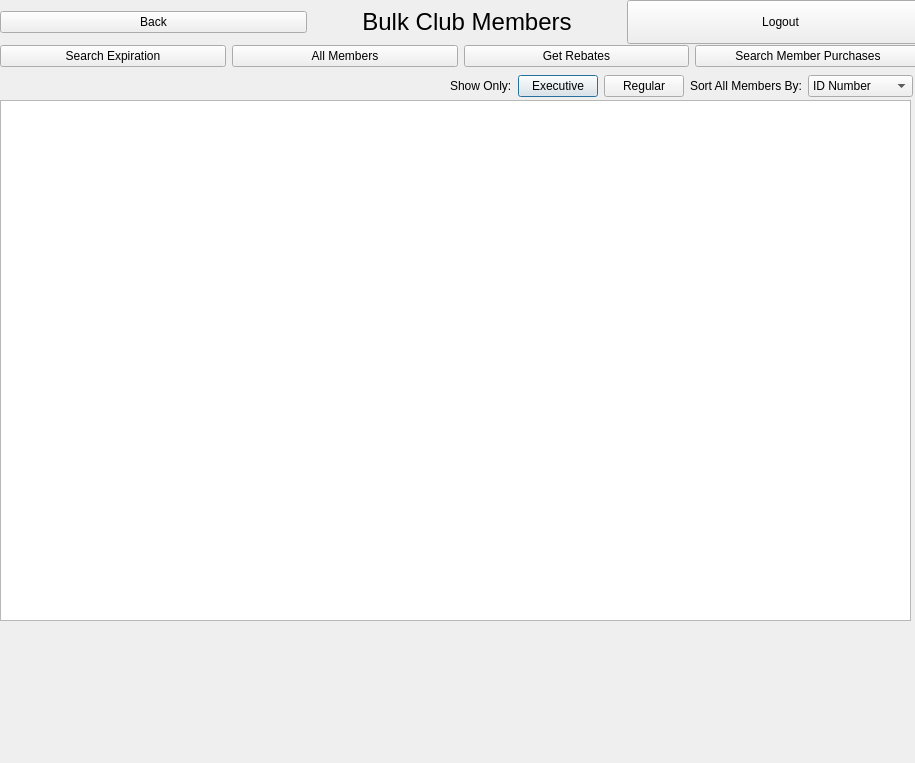
<?xml version="1.0" encoding="UTF-8"?>
<ui version="4.0">
 <class>listMembersWindow</class>
 <widget class="QDialog" name="listMembersWindow">
  <property name="geometry">
   <rect>
    <x>0</x>
    <y>0</y>
    <width>915</width>
    <height>763</height>
   </rect>
  </property>
  <property name="windowTitle">
   <string>Dialog</string>
  </property>
  <widget class="QTableWidget" name="tableWidget">
   <property name="geometry">
    <rect>
     <x>0</x>
     <y>100</y>
     <width>911</width>
     <height>521</height>
    </rect>
   </property>
  </widget>
  <widget class="QWidget" name="layoutWidget_2">
   <property name="geometry">
    <rect>
     <x>-68</x>
     <y>70</y>
     <width>981</width>
     <height>32</height>
    </rect>
   </property>
   <layout class="QHBoxLayout" name="horizontalLayout_6">
    <item>
     <spacer name="horizontalSpacer">
      <property name="orientation">
       <enum>Qt::Horizontal</enum>
      </property>
      <property name="sizeHint" stdset="0">
       <size>
        <width>40</width>
        <height>20</height>
       </size>
      </property>
     </spacer>
    </item>
    <item>
     <widget class="QLabel" name="label_3">
      <property name="text">
       <string>Show Only:</string>
      </property>
     </widget>
    </item>
    <item>
     <widget class="QPushButton" name="pushButton_2">
      <property name="text">
       <string>Executive</string>
      </property>
     </widget>
    </item>
    <item>
     <widget class="QPushButton" name="pushButton">
      <property name="text">
       <string>Regular</string>
      </property>
     </widget>
    </item>
    <item>
     <widget class="QLabel" name="label_2">
      <property name="text">
       <string>Sort All Members By:</string>
      </property>
     </widget>
    </item>
    <item>
     <widget class="QComboBox" name="comboBox">
      <item>
       <property name="text">
        <string>ID Number</string>
       </property>
      </item>
      <item>
       <property name="text">
        <string>Member Type</string>
       </property>
      </item>
     </widget>
    </item>
   </layout>
  </widget>
  <widget class="QWidget" name="layoutWidget_3">
   <property name="geometry">
    <rect>
     <x>0</x>
     <y>0</y>
     <width>934</width>
     <height>44</height>
    </rect>
   </property>
   <layout class="QHBoxLayout" name="horizontalLayout_4">
    <item>
     <widget class="QPushButton" name="BackButton">
      <property name="text">
       <string>Back</string>
      </property>
      <property name="iconSize">
       <size>
        <width>5</width>
        <height>5</height>
       </size>
      </property>
     </widget>
    </item>
    <item>
     <widget class="QLabel" name="label">
      <property name="font">
       <font>
        <pointsize>18</pointsize>
       </font>
      </property>
      <property name="text">
       <string>Bulk Club Members</string>
      </property>
      <property name="alignment">
       <set>Qt::AlignCenter</set>
      </property>
     </widget>
    </item>
    <item>
     <widget class="QPushButton" name="Logout">
      <property name="enabled">
       <bool>true</bool>
      </property>
      <property name="maximumSize">
       <size>
        <width>500</width>
        <height>250</height>
       </size>
      </property>
      <property name="text">
       <string>Logout</string>
      </property>
      <property name="iconSize">
       <size>
        <width>5</width>
        <height>5</height>
       </size>
      </property>
      <property name="autoDefault">
       <bool>true</bool>
      </property>
      <property name="default">
       <bool>false</bool>
      </property>
      <property name="flat">
       <bool>false</bool>
      </property>
     </widget>
    </item>
   </layout>
  </widget>
  <widget class="QWidget" name="layoutWidget">
   <property name="geometry">
    <rect>
     <x>0</x>
     <y>40</y>
     <width>921</width>
     <height>32</height>
    </rect>
   </property>
   <layout class="QHBoxLayout" name="horizontalLayout_5">
    <item>
     <widget class="QPushButton" name="searchExpirationButton">
      <property name="text">
       <string>Search Expiration</string>
      </property>
     </widget>
    </item>
    <item>
     <widget class="QPushButton" name="allMembersButton">
      <property name="text">
       <string>All Members</string>
      </property>
     </widget>
    </item>
    <item>
     <widget class="QPushButton" name="getRebatesButton">
      <property name="text">
       <string>Get Rebates</string>
      </property>
     </widget>
    </item>
    <item>
     <widget class="QPushButton" name="getMemberPurchasesButton">
      <property name="text">
       <string>Search Member Purchases</string>
      </property>
     </widget>
    </item>
   </layout>
  </widget>
 </widget>
 <resources/>
 <connections/>
</ui>
